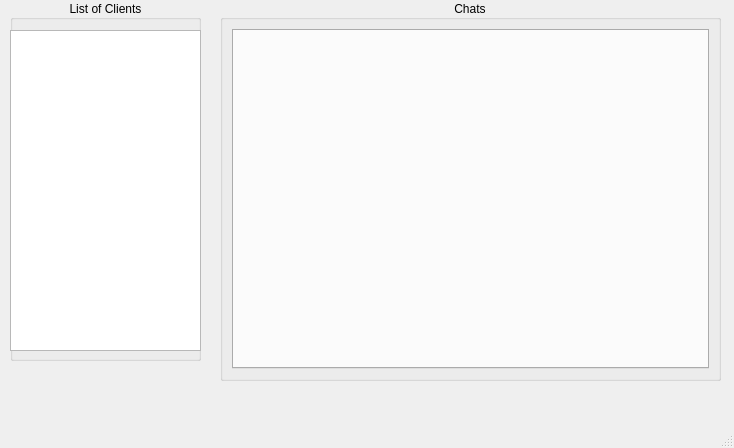
<?xml version="1.0" encoding="UTF-8"?>
<ui version="4.0">
 <class>MainWindow</class>
 <widget class="QMainWindow" name="MainWindow">
  <property name="geometry">
   <rect>
    <x>0</x>
    <y>0</y>
    <width>734</width>
    <height>448</height>
   </rect>
  </property>
  <property name="windowTitle">
   <string>MainWindow</string>
  </property>
  <widget class="QWidget" name="centralwidget">
   <widget class="QGroupBox" name="grpClients">
    <property name="geometry">
     <rect>
      <x>10</x>
      <y>0</y>
      <width>191</width>
      <height>361</height>
     </rect>
    </property>
    <property name="title">
     <string>List of Clients</string>
    </property>
    <property name="alignment">
     <set>Qt::AlignCenter</set>
    </property>
    <widget class="QListWidget" name="lstClients">
     <property name="geometry">
      <rect>
       <x>0</x>
       <y>30</y>
       <width>191</width>
       <height>321</height>
      </rect>
     </property>
    </widget>
   </widget>
   <widget class="QGroupBox" name="grpChats">
    <property name="geometry">
     <rect>
      <x>220</x>
      <y>0</y>
      <width>501</width>
      <height>381</height>
     </rect>
    </property>
    <property name="title">
     <string>Chats</string>
    </property>
    <property name="alignment">
     <set>Qt::AlignCenter</set>
    </property>
    <layout class="QVBoxLayout" name="verticalLayout">
     <item>
      <widget class="QTabWidget" name="tbChats">
       <property name="currentIndex">
        <number>-1</number>
       </property>
      </widget>
     </item>
    </layout>
   </widget>
  </widget>
  <widget class="QMenuBar" name="menubar">
   <property name="geometry">
    <rect>
     <x>0</x>
     <y>0</y>
     <width>734</width>
     <height>25</height>
    </rect>
   </property>
  </widget>
  <widget class="QStatusBar" name="statusbar"/>
 </widget>
 <resources/>
 <connections/>
</ui>
